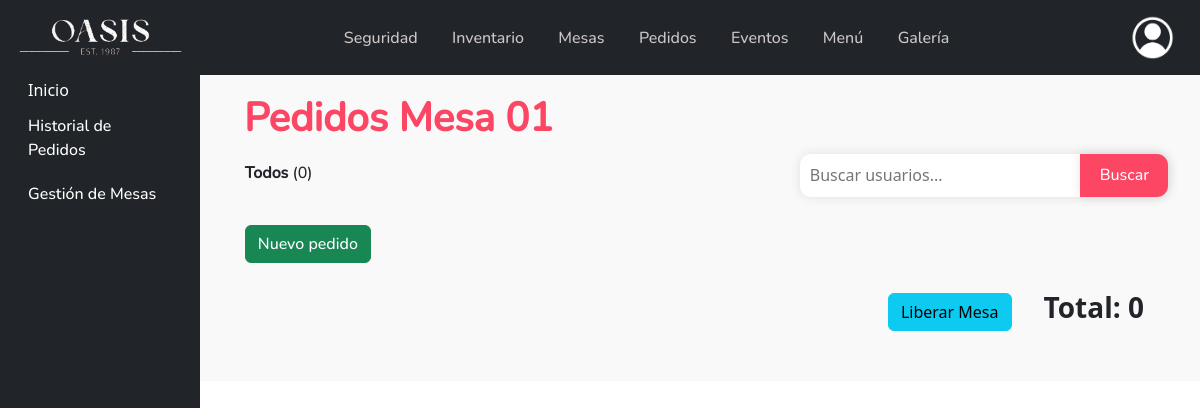
The page /ver_pedidos_mesa/1/ on the database as committed earlier.
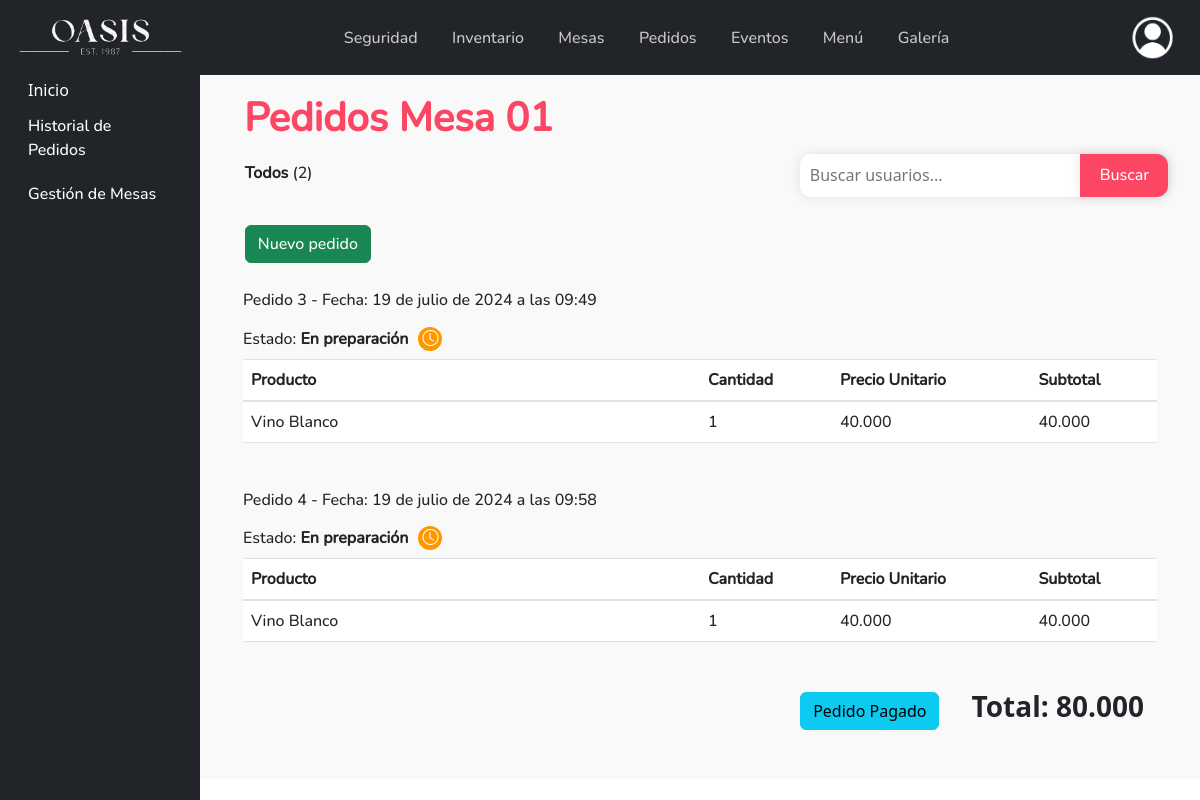
The same page on the database as committed later.
### Oasis/models.py (models this page shows, shortened)
class Pedido(models.Model):
    mesa = models.ForeignKey(Mesa, on_delete=models.DO_NOTHING)
    fecha = models.DateTimeField(auto_now_add=True)
    usuario = models.ForeignKey(Usuario, on_delete=models.CASCADE, default=None)
    comentario = models.TextField(default="")
    PREPARACION = 'En preparación'
    ENTREGADO = 'Entregado'
    CANCELADO = 'Cancelado'
    ESTADO_CHOICES = (
        (PREPARACION, 'En preparacion'),
        (ENTREGADO, 'Entregado'),
        (CANCELADO, 'Cancelado')
    )
    estado = models.CharField(max_length=14, choices=ESTADO_CHOICES, default=PREPARACION)
    total = models.IntegerField(default=0)

class DetallePedido(models.Model):
    ACTIVO = 'Activo'
    ELIMINADO = 'Eliminado'
    ESTADO_CHOICES = (
        (ACTIVO, 'Activo'),
        (ELIMINADO, 'Eliminado')
    )
    pedido = models.ForeignKey(Pedido, on_delete=models.CASCADE)
    producto = models.ForeignKey(Producto, on_delete=models.DO_NOTHING)
    cantidad = models.IntegerField()
    precio = models.IntegerField()
    estado = models.CharField(max_length=10, choices=ESTADO_CHOICES, default=ACTIVO)
    motivo_eliminacion = models.TextField(blank=True, default='')
    @property
    def subtotal(self):
        return self.cantidad * self.precio

class Producto(models.Model):
    nombre = models.CharField(max_length=150)
    descripcion = models.TextField()
    inventario = models.IntegerField(default=0)
    foto = models.ImageField(upload_to="Img_productos/", default="Img_productos/default.png")
    categoria = models.ForeignKey(Categoria, on_delete=models.DO_NOTHING)
    precio = models.IntegerField()

### Oasis/views.py (the view)
# urls.py: path('ver_pedidos_mesa/<int:mesa_id>/', views.ver_pedidos_mesa, name='ver_pedidos_mesa'),
def ver_pedidos_mesa(request, mesa_id):
    mesa = Mesa.objects.get(pk=mesa_id)
    pedidos = Pedido.objects.filter(mesa=mesa)
    detalles_pedidos = []
    cuenta = 0
    for pedido in pedidos:
        detalles = DetallePedido.objects.filter(pedido=pedido)
        subtotal_pedido = 0
        for detalle in detalles:
            if detalle.estado != detalle.ELIMINADO:
                subtotal_pedido += detalle.subtotal
        detalles_pedidos.append({
            'pedido': pedido,
            'detalles': detalles,
        })
        if pedido.estado != 'Cancelado':
            cuenta += subtotal_pedido
    pedidos_eliminados = len(pedidos.filter(estado='Cancelado'))
    total_pedidos = len(pedidos)
    contexto = {
        'mesa': mesa,
        'detalles_pedidos': detalles_pedidos,
        'total_pedidos': total_pedidos,
        'pedidos_eliminados': pedidos_eliminados,
        'cuenta': cuenta
    }
    return render(request, 'Oasis/pedidos/info_pedido_mesa.html', contexto)

### Oasis/templates/Oasis/pedidos/info_pedido_mesa.html (shortened to what the changed rows need)
{% extends 'Oasis/barNav.html' %}
{% load humanize %}
{% load static %}
{% block contenedor %}
    <h1 style="margin-top: 0.5em;">Pedidos {{ mesa.nombre }}</h1>
    <div class="Contenido">
        <div class="conteos">
            <p><b>Todos</b> (<span id="totalUsuarios">{{ total_pedidos }}</span>)</p>
        </div>
    </div>
    <div style="margin-left: 2%; margin-right: 2%; margin-top: 3%; font-family: Nunito;">
        {% for detalle_pedido in detalles_pedidos %}
            <div style="margin-bottom: 3em;">
                <h6>Pedido {{ detalle_pedido.pedido.id }} - Fecha: {{ detalle_pedido.pedido.fecha }}</h6>
                <div style="display: flex; padding: 0.5em 1em 0.5em 0em; width: fit-content; align-items: center; gap: 10px;">
                    <p style="margin-bottom: 0%;">Estado: <b>{{ detalle_pedido.pedido.estado }}</b></p>
                    <div class="d-flex justify-content-center align-items-center rounded-circle"
                    {% if detalle_pedido.pedido.estado == 'Entregado' %} style="background-color: rgb(14, 153, 14); width: 1.5em; height: 1.5em;"
                    {% elif detalle_pedido.pedido.estado == 'Cancelado' %} style="background-color: rgb(225, 25, 25); width: 1.5em; height: 1.5em;"
                    {% else %} style="background-color: #ff9800; width: 1.5em; height: 1.5em;"
                    {% endif %}>
                        <p
                        {% if detalle_pedido.pedido.estado == 'Entregado' %} class="bi bi-check text-white mb-0 vertical-align-middle"
                        {% elif detalle_pedido.pedido.estado == 'Cancelado' %} class="bi bi-x text-white mb-0 vertical-align-middle"
                        {% else %} class="bi bi-clock text-white mb-0 vertical-align-middle"
                        {% endif %}></p>
                    </div>
                </div>
                {% if detalle_pedido.pedido.estado == 'Cancelado' %}
                    <p style="color: red;">Motivo de cancelación: {{ detalle_pedido.pedido.comentario }}</p>
                    <table class="table table-danger">
                        <thead>
                            <tr>
                                <th style="width: 50%">Producto</th>
                                <th>Cantidad</th>
                                <th>Precio Unitario</th>
                                <th>Subtotal</th>
                            </tr>
                        </thead>
                        <tbody>
                            {% for detalle in detalle_pedido.detalles %}
                                <tr>
                                    <td>{{ detalle.producto.nombre }}</td>
                                    <td>{{ detalle.cantidad }}</td>
                                    <td>--</td>
                                    <td>--</td>
                                </tr>
                            {% endfor %}
                        </tbody>
                    </table>
                {% else %}
                    <table class="table">
                        <thead>
                            <tr>
                                <th style="width: 50%">Producto</th>
                                <th>Cantidad</th>
                                <th>Precio Unitario</th>
                                <th>Subtotal</th>
                            </tr>
                        </thead>
                        <tbody>
                            {% for detalle in detalle_pedido.detalles %}
                                {% if detalle.estado == 'Eliminado' %}
                                    <tr class="table-danger">
                                        <td>{{ detalle.producto.nombre }}
                                            <button type="button" class="btn btn-danger" data-bs-toggle="modal" data-bs-target="#motivoEliminacionModal{{ detalle.id }}"><i class="bi bi-question-circle"></i></button>
                                        </td>
                                        <td>{{ detalle.cantidad }}</td>
                                        <td>--</td>
                                        <td>--</td>
                                    </tr>
                                {% else %}
                                    <tr>
                                        <td>{{ detalle.producto.nombre }}</td>
                                        <td>{{ detalle.cantidad }}</td>
                                        <td>{{ detalle.precio|intcomma }}</td>
                                        <td>{{ detalle.subtotal|intcomma }}</td>
                                    </tr>
                                {% endif %}
                            {% endfor %}
                        </tbody>
                    </table>
                {% endif %}
            </div>
        {% endfor %}
    </div>
    <div style="display: flex; justify-content: end; align-items: center; gap: 2em; margin-right: 2em; margin-bottom: 3em;">
        {% if pedidos_eliminados == total_pedidos %}
            <a type="button" class="btn btn-info" href="{% url 'liberar_mesa' mesa.id %}">Liberar Mesa</a>
        {% else %}
            <a type="button" class="btn btn-info" href="{% url 'pagar_pedido' mesa.id 'empleado' %}">Pedido Pagado</a>
        {% endif %}
        <h3 style="font-weight: 700; text-align: end;">Total: {{ cuenta|intcomma }}</h3>
    </div>
{% endblock %}

Rows that differ between the two databases and show on the page:
added Pedido: pedido.id "3", pedido.fecha "19 de julio de 2024 a las 09:49", pedido.estado "En preparación"
added DetallePedido: producto.nombre "Vino Blanco", cantidad "1", precio "40.000", subtotal "40.000", shown under "3"
added Pedido: pedido.id "4", pedido.fecha "19 de julio de 2024 a las 09:58", pedido.estado "En preparación"
added DetallePedido: producto.nombre "Vino Blanco", cantidad "1", precio "40.000", subtotal "40.000", shown under "4"
Other text that changed with them:
{{ total_pedidos }}: "0" → "2"
{{ cuenta|intcomma }}: "0" → "80.000"
text no longer shown: "Liberar Mesa"
text now shown: "Pedido Pagado"
